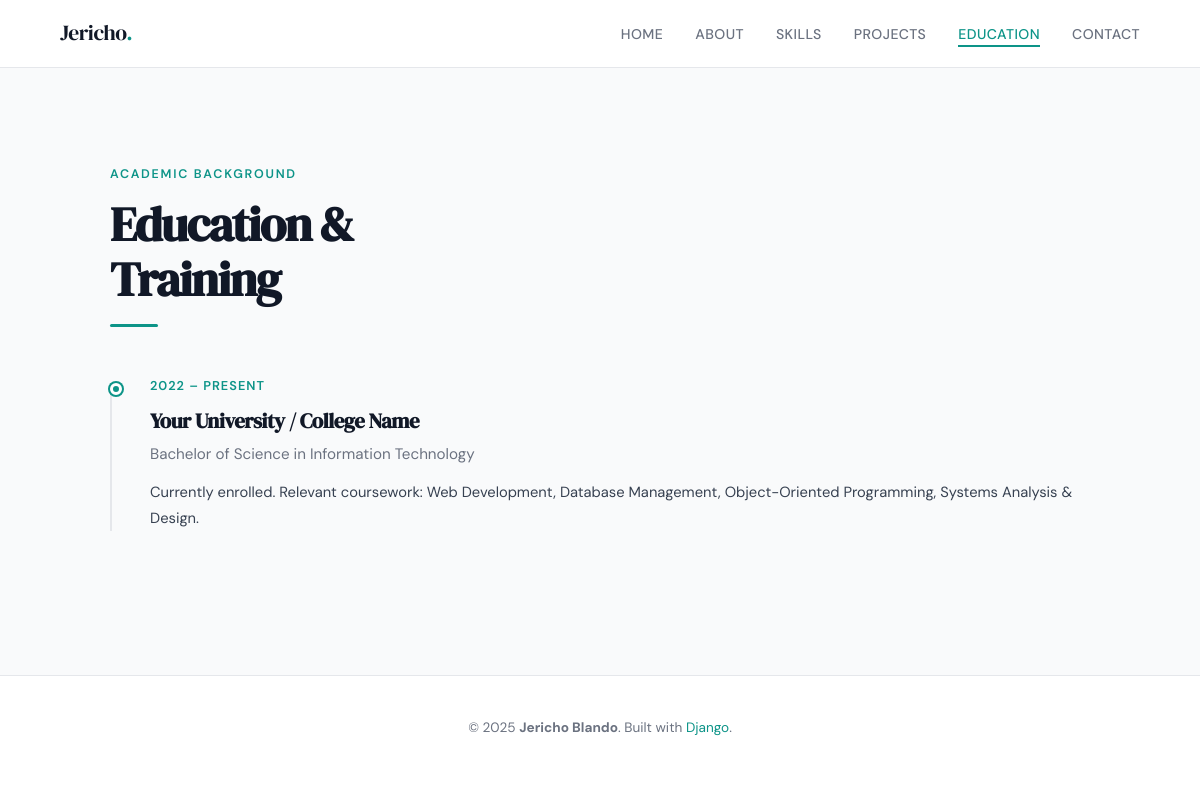
The app's page /education/ with its own data.
### portfolio/models.py (models this page shows, shortened)
class Education(models.Model):
    school = models.CharField(max_length=200)
    degree = models.CharField(max_length=200)
    year_start = models.IntegerField()
    year_end = models.IntegerField(null=True, blank=True, help_text='Leave blank if currently enrolled')
    description = models.TextField(blank=True)
    order = models.IntegerField(default=0)
    def year_range(self):
        if self.year_end:
            return f"{self.year_start} – {self.year_end}"
        return f"{self.year_start} – Present"
    class Meta:
        ordering = ['-year_start']

### portfolio/views.py (the view)
# urls.py: path('education/', views.education, name='education'),
def education(request):
    profile = get_profile()
    edu_list = Education.objects.all()
    context = {'profile': profile, 'education_list': edu_list, 'active': 'education'}
    return render(request, 'portfolio/education.html', context)

### portfolio/views.py (called while the page is built)
def get_profile():
    return Profile.objects.first()

### portfolio/templates/portfolio/education.html (shortened to what this page needs)
{% extends 'portfolio/base.html' %}
{% block content %}
<div class="edu-bg">
  <div class="section">
    <p class="section-label">Academic Background</p>
    <h1 class="section-title">Education &amp;<br>Training</h1>
    <div class="divider"></div>
    {% if education_list %}
    <div class="timeline">
      {% for edu in education_list %}
      <div class="timeline-item fade-in">
        <p class="timeline-year">{{ edu.year_range }}</p>
        <h2 class="timeline-school">{{ edu.school }}</h2>
        <p class="timeline-degree">{{ edu.degree }}</p>
        {% if edu.description %}
        <p class="timeline-desc">{{ edu.description }}</p>
        {% endif %}
      </div>
      {% endfor %}
    </div>
    {% else %}
    <p style="color:var(--muted)">No education records added yet. Add them from the Django admin panel.</p>
    {% endif %}
  </div>
</div>
{% endblock %}

### portfolio/static/portfolio/css/style.css (style rules this page uses)
:root { --teal: #0d9488; --teal-light: #ccfbf1; --teal-dark: #0f766e; --ink: #111827; --ink-soft: #374151; --muted: #6b7280; --border: #e5e7eb; --bg: #ffffff; --bg-soft: #f9fafb; --radius: 12px; --nav-h: 68px; --serif: 'DM Serif Display', Georgia, serif; --sans: 'DM Sans', sans-serif; --transition: 0.25s cubic-bezier(0.4, 0, 0.2, 1); }
*, *::before, *::after { box-sizing: border-box; margin: 0; padding: 0; }
html { scroll-behavior: smooth; font-size: 16px; }
body { font-family: var(--sans); background: var(--bg); color: var(--ink); line-height: 1.7; -webkit-font-smoothing: antialiased; }
.section { padding: 6rem 5%; max-width: 1100px; margin: 0 auto; }
.section-label { font-size: 0.78rem; font-weight: 600; letter-spacing: 0.14em; text-transform: uppercase; color: var(--teal); margin-bottom: 0.75rem; }
.section-title { font-family: var(--serif); font-size: clamp(2rem, 4vw, 3rem); line-height: 1.15; color: var(--ink); margin-bottom: 1rem; letter-spacing: -0.03em; }
.divider { width: 48px; height: 3px; background: var(--teal); border-radius: 2px; margin-bottom: 3rem; }
.edu-bg { background: var(--bg-soft); }
.timeline { position: relative; padding-left: 2.5rem; }
.timeline::before { content: ''; position: absolute; left: 0; top: 8px; bottom: 0; width: 2px; background: var(--border); }
.timeline-item { position: relative; margin-bottom: 3rem; }
.timeline-item::before { content: ''; position: absolute; left: -2.5rem; top: 8px; width: 12px; height: 12px; border-radius: 50%; background: var(--teal); border: 3px solid var(--bg); box-shadow: 0 0 0 2px var(--teal); }
.timeline-year { font-size: 0.8rem; font-weight: 600; letter-spacing: 0.08em; color: var(--teal); margin-bottom: 0.4rem; text-transform: uppercase; }
.timeline-school { font-family: var(--serif); font-size: 1.3rem; color: var(--ink); letter-spacing: -0.02em; margin-bottom: 0.25rem; }
.timeline-degree { font-size: 0.95rem; color: var(--muted); margin-bottom: 0.75rem; }
.timeline-desc { font-size: 0.92rem; color: var(--ink-soft); line-height: 1.75; }
.fade-in { opacity: 0; transform: translateY(20px); transition: opacity 0.6s ease, transform 0.6s ease; }
.fade-in.visible { opacity: 1; transform: none; }

### records on screen
Education: year_range "2022 – PRESENT", school "Your University / College Name", degree "Bachelor of Science in Information Technology", description "Currently enrolled. Relevant coursework: Web Development, Database Management, Object-Oriented Programming, Systems Analysis & Design."
